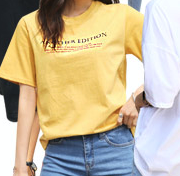
#> input picture data/deal-tshirt/deal-tshirt-1.png, 180 x 176 px
$ python main_lbp_test.py   (older library calls are emulated)
#> lines starting #> are read from the running program, lines starting #| are printed output that depends on the picture; long printed decimals are rounded; pictures that were not available may be replaced by others from this repository, and a replacement may not be noted
### data/pyimagesearch/localbinarypatterns.py
# import the necessary packages
from skimage import feature
import numpy as np

class LocalBinaryPatterns:
	def __init__(self, numPoints, radius):
		# store the number of points and radius
		self.numPoints = numPoints
		self.radius = radius

	def describe(self, image, eps=1e-7):
		# compute the Local Binary Pattern representation
		# of the image, and then use the LBP representation
		# to build the histogram of patterns
		lbp = feature.local_binary_pattern(image, self.numPoints, self.radius, method="uniform")
		(hist, _) = np.histogram(lbp.ravel(),
			bins=np.arange(0, self.numPoints + 3),
			range=(0, self.numPoints + 2))

		# normalize the histogram
		hist = hist.astype("float")
		hist /= (hist.sum() + eps)

		# return the histogram of Local Binary Patterns
		return hist

### src/main_lbp_test.py
import numpy as np
import cv2
from matplotlib import pyplot as plt
from data.pyimagesearch.localbinarypatterns import LocalBinaryPatterns
from imutils import paths
import argparse
import glob


def draw_bbox(target_img, target_keypts, matched_max, option):
    results=[]

    if option=='orb':
        for match in matched_max:
            ind = match.trainIdx
            point = target_keypts[ind].pt
            results.append((int(point[0]), int(point[1])))

        min_x, min_y = np.min(results, axis=0)
        max_x, max_y = np.max(results, axis=0)

        w, h = int(max_x - min_x), int(max_y - min_y)
        cv2.rectangle(target_img, (min_x, min_y), (min_x + w, min_y + h), (0, 255, 0), 2)

        return target_img
    else:
        for match in matched_max:
            ind = match[0].trainIdx
            point = target_keypts[ind].pt
            results.append((int(point[0]), int(point[1])))

        min_x, min_y = np.min(results, axis=0)
        max_x, max_y = np.max(results, axis=0)

        w, h = int(max_x - min_x), int(max_y - min_y)
        cv2.rectangle(target_img, (min_x, min_y), (min_x + w, min_y + h), (0, 255, 0), 2)

        return target_img


th = 10

# [18 lines of commented-out code are left out]


radius = 3
# Number of points to be considered as neighbourers
no_points = 8 * radius

test_list = sorted(glob.glob("../data/denim/*.*"))


# img1 = cv2.imread("./data/deal-tshirt/deal-tshirt-1-3.png", 0)
img2 = cv2.imread("../data/deal-tshirt/deal-tshirt-1.png")  # train image
#> img2 is the input picture: shape (176, 180, 3); mean B, G, R 155.6, 184.2, 197.9
target_origin = img2.copy()
img2 = cv2.cvtColor(img2, cv2.COLOR_BGR2GRAY)
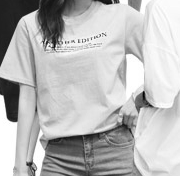
#> img2: shape (176, 180); min 0, max 255, mean 185


score = dict()
for test_img in test_list:
    img1= cv2.imread(test_img, 0) #query image
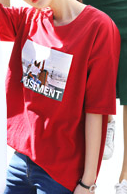
#> input picture data/deal-tshirt/deal-tshirt-1-3.png, 127 x 194 px, given as the content of the folder ../data/denim, which was not available
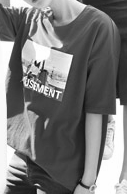
#> img1: shape (194, 127); min 9, max 255, mean 120.4
    img1_lbp = LocalBinaryPatterns(no_points, radius).describe(img1)
#> in describe, `lbp = feature.local_binary_pattern(image, self.numPoints, self.radius,..`:
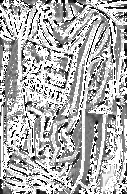
#> lbp: shape (194, 127) float64; min 0, max 25, mean 17.3; drawn with min black and max white
#> in describe, `(hist, _) = np.histogram(lbp.ravel(), bins=np.arange(0, self.numPoints..`: hist = 26 values, max 9676 at index 25, min 223 at index 18, mean 947.6
#> in describe, `hist /= (hist.sum() + eps)`: hist = 26 values, max 0.393 at index 25, min 0.00905 at index 18, mean 0.0385
#> img1_lbp has the same summary as hist in describe
    img2_lbp = LocalBinaryPatterns(no_points, radius).describe(img2)
#> call 2 of describe, with eps = 1e-07
#> in describe (call 2), `lbp = feature.local_binary_pattern(image, self.numPoints, self.radius,..`:
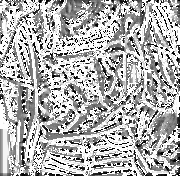
#> lbp: shape (176, 180) float64; min 0, max 25, mean 17.3; drawn with min black and max white
#> in describe (call 2), `(hist, _) = np.histogram(lbp.ravel(), bins=np.arange(0, self.numPoints..`: hist = 26 values, max 12649 at index 25, min 331 at index 18, mean 1218.5
#> in describe (call 2), `hist /= (hist.sum() + eps)`: hist = 26 values, max 0.399 at index 25, min 0.0104 at index 18, mean 0.0385
#> img2_lbp has the same summary as hist in describe

    val = cv2.compareHist(np.array(img1_lbp, dtype=np.float32), np.array(img2_lbp, dtype=np.float32),
                            cv2.HISTCMP_CHISQR)
#> val = 0.00801

    score[test_img.split('/')[3]]= val


temp = sorted(score.items(), key = lambda x:x[1])
#> temp = [('home', 0.00801)]
for i in temp:
    print(i)
#> this loop made 1 pass
#| ('home', 0.008011)


fig = plt.figure(figsize=(30, 20))


# orb = cv2.ORB()
# orb = cv2.ORB_create()
#
# # find the keypoints and descriptors with SIFT
# kp1, des1 = orb.detectAndCompute(img1, None)
# kp2, des2 = orb.detectAndCompute(img2, None)
#
#
#
# # create BFMatcher object
# bf = cv2.BFMatcher(cv2.NORM_HAMMING, crossCheck=True)
#
# # Match descriptors.
# matches = bf.match(des1, des2)
#
# # Sort them in the order of their distance.
# matches = sorted(matches, key = lambda x:x.distance)
#
# # Draw first 10 matches.
# img3 = cv2.drawMatches(img1,kp1,img2,kp2,matches[:th], None, flags=2)
#
#
# ax1 = fig.add_subplot(2, 3, 1)
# ax1_1 = fig.add_subplot(2, 3, 4)
#
# ax1.imshow(img3)
# target_1 = target_origin.copy()
# ret_1 = draw_bbox(target_1, kp2, matches[:th], option='orb')
# ax1_1.imshow(ret_1)
#
#
#
# # Initiate SIFT detector
# # sift = cv2.SIFT()
# sift = cv2.xfeatures2d.SIFT_create()
#
#
# # find the keypoints and descriptors with SIFT
# kp3, des3 = sift.detectAndCompute(img1, None)
# kp4, des4 = sift.detectAndCompute(img2, None)
#
# # BFMatcher with default params
# bf = cv2.BFMatcher()
# matches = bf.knnMatch(des3,des4, k=2)
#
# # Apply ratio test
# good = []
# for m,n in matches:
#     if m.distance < 0.75*n.distance:
#         good.append([m])
#
# # cv2.drawMatchesKnn expects list of lists as matches.
# img5 = cv2.drawMatchesKnn(img1,kp3,img2,kp4, good[:th], None, flags=2)
#
# ax2 = fig.add_subplot(2, 3, 2)
# ax2_1 = fig.add_subplot(2, 3, 5)
#
# ax2.imshow(img5)
# target_2 = target_origin.copy()
# ret_2 = draw_bbox(target_2, kp4, good[:th], option='sift')
# ax2_1.imshow(ret_2)
#
#
#
# # Initiate SURF detector
#
# # surf = cv2.xfeatures2d.SURF_create(400, 5, 5)
# # print(surf)
# surf = cv2.xfeatures2d.SURF_create()
#
# # find the keypoints and descriptors with SIFT
# kp5, des5 = surf.detectAndCompute(img1, None)
# kp6, des6 = surf.detectAndCompute(img2, None)
#
# # BFMatcher with default params
# bf = cv2.BFMatcher()
# matches = bf.knnMatch(des5, des6, k=2)
#
# # Apply ratio test
# good = []
# for m, n in matches:
#     if m.distance < 0.75*n.distance:
#         good.append([m])
#
# # cv2.drawMatchesKnn expects list of lists as matches.
#
# results =[]
# img6 = cv2.drawMatchesKnn(img1, kp5, img2, kp6, good[:th], None, flags=2)
#
#
# ax3 = fig.add_subplot(2, 3, 3)
# ax3_1 = fig.add_subplot(2, 3, 6)
#
# ax3.imshow(img6)
#
#
# target_3 = target_origin.copy()
# ret = draw_bbox(target_3, kp6, good[:th], option='surf')
# ax3_1.imshow(ret)
#
# plt.show()
#
# cv2.imshow("result", ret)
# cv2.waitKey(0)
# cv2.destroyAllWindows()
